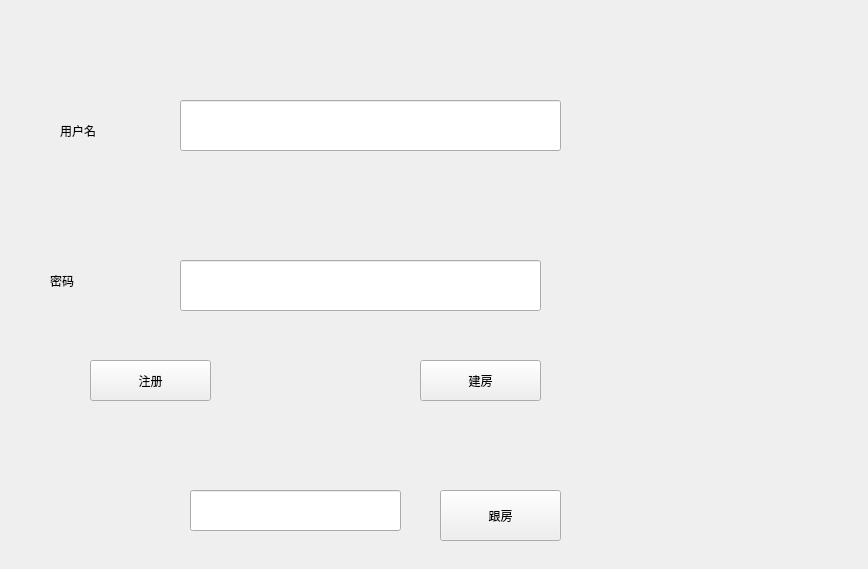
<?xml version="1.0" encoding="UTF-8"?>
<ui version="4.0">
 <class>MainWindow</class>
 <widget class="QMainWindow" name="MainWindow">
  <property name="geometry">
   <rect>
    <x>0</x>
    <y>0</y>
    <width>868</width>
    <height>569</height>
   </rect>
  </property>
  <property name="windowTitle">
   <string>MainWindow</string>
  </property>
  <widget class="QWidget" name="centralWidget">
   <widget class="QLabel" name="label">
    <property name="geometry">
     <rect>
      <x>60</x>
      <y>70</y>
      <width>61</width>
      <height>121</height>
     </rect>
    </property>
    <property name="text">
     <string>用户名</string>
    </property>
   </widget>
   <widget class="QLabel" name="label_2">
    <property name="geometry">
     <rect>
      <x>50</x>
      <y>230</y>
      <width>51</width>
      <height>101</height>
     </rect>
    </property>
    <property name="text">
     <string>密码</string>
    </property>
   </widget>
   <widget class="QLineEdit" name="username">
    <property name="geometry">
     <rect>
      <x>180</x>
      <y>100</y>
      <width>381</width>
      <height>51</height>
     </rect>
    </property>
   </widget>
   <widget class="QLineEdit" name="password">
    <property name="geometry">
     <rect>
      <x>180</x>
      <y>260</y>
      <width>361</width>
      <height>51</height>
     </rect>
    </property>
    <property name="echoMode">
     <enum>QLineEdit::Password</enum>
    </property>
   </widget>
   <widget class="QPushButton" name="register_2">
    <property name="geometry">
     <rect>
      <x>90</x>
      <y>360</y>
      <width>121</width>
      <height>41</height>
     </rect>
    </property>
    <property name="text">
     <string>注册</string>
    </property>
   </widget>
   <widget class="QPushButton" name="createroom">
    <property name="geometry">
     <rect>
      <x>420</x>
      <y>360</y>
      <width>121</width>
      <height>41</height>
     </rect>
    </property>
    <property name="text">
     <string>建房</string>
    </property>
   </widget>
   <widget class="QPushButton" name="follow">
    <property name="geometry">
     <rect>
      <x>440</x>
      <y>490</y>
      <width>121</width>
      <height>51</height>
     </rect>
    </property>
    <property name="text">
     <string>跟房</string>
    </property>
   </widget>
   <widget class="QLineEdit" name="room_no">
    <property name="geometry">
     <rect>
      <x>190</x>
      <y>490</y>
      <width>211</width>
      <height>41</height>
     </rect>
    </property>
   </widget>
  </widget>
 </widget>
 <layoutdefault spacing="6" margin="11"/>
 <resources/>
 <connections/>
</ui>
